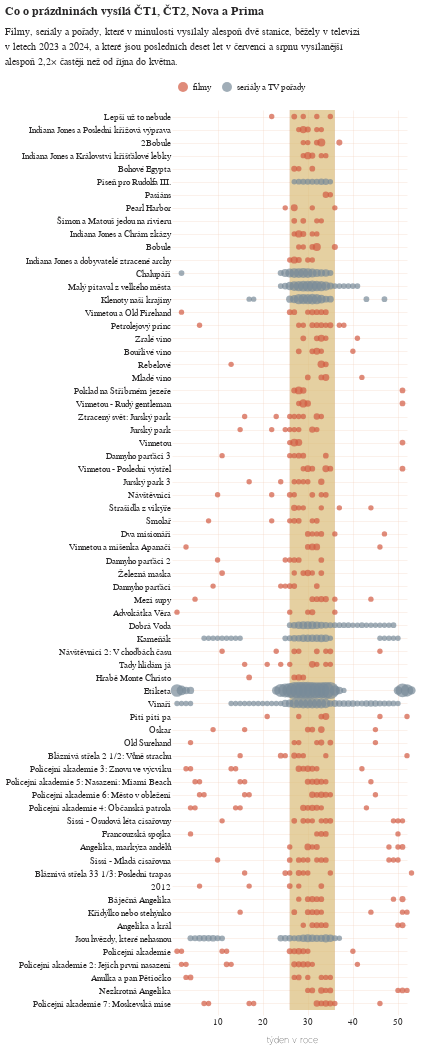

The notebook cell this image was saved under:
### Code cell
obsah = alt.Chart(
    graf,
    title=alt.Title(
        'Co o prázdninách vysílá ČT1, ČT2, Nova a Prima',
        subtitle=[
            'Filmy, seriály a pořady, které v minulosti vysílaly alespoň dvě stanice, běžely v televizi',
            'v letech 2023 a 2024, a které jsou posledních deset let v červenci a srpnu vysílanější ',
            'alespoň 2,2× častěji než od října do května.'
        ]
    )
).mark_circle(
).encode(
    alt.X('tyden:Q', axis=alt.Axis(title="týden v roce", tickColor='#F1D1BB', tickOpacity=0.6, tickWidth = 0.5), scale=alt.Scale(
        domainMin = 1,
        domainMax = 52,
        padding=0,        # Remove extra padding
        nice=False        # Prevent extending to "nice" numbers
    )),
    alt.Y('nazev:N', sort=razeni, axis=alt.Axis(title=None, tickColor='#F1D1BB', tickOpacity=0.6, tickWidth = 0.5)),
    alt.Size('len:Q', scale=alt.Scale(range=[25,300]), legend=None),
    alt.Color('kategorie:N', scale=alt.Scale(range=['#D15A41','#788A98']), legend=alt.Legend(title=None, orient="top", direction="horizontal"))
)

finale = alt.layer(terminy, obsah).configure_view(
    stroke='transparent'
).configure_axis(grid=True, gridOpacity=0.6, gridWidth = 0.5, gridColor='#F1D1BB').properties(
    width=230,
    height=900
)

finale

### Figure 1 — Vega-Lite specification as saved in the notebook (floating-point values rounded to 4 significant figures; data arrays with more than 128 entries replaced by an {"elided": "..."} marker saying what was removed)
{"config": {"title": {"font": "Noticia Text", "fontSize": 11.5, "anchor": "start", "lineHeight": 19, "fontWeight": "bolder", "subtitleFont": "Noticia Text", "subtitleFontSize": 10, "subtitleLineHeight": 15, "subtitlePadding": 10, "dy": -10, "color": "#292829", "subtitleColor": "#292829"}, "axis": {"labelFont": "Asap", "titleFont": "Asap", "fontWeight": "lighter", "titleFontWeight": "lighter", "labelFontSize": 9, "titleFontSize": 9, "labelPadding": 2, "titlePadding": 9, "domainOpacity": 0, "tickColor": "#DCDDD6", "labelColor": "#292829", "grid": true, "gridColor": "#F1D1BB", "gridOpacity": 0.6, "gridWidth": 0.5}, "legend": {"labelFont": "Asap", "labelFontWeight": "normal", "titleFont": "Asap", "titleFontWeight": "normal", "labelFontSize": 9, "titleFontSize": 9, "labelColor": "#292829"}, "view": {"stroke": "transparent"}}, "layer": [{"data": {"name": "data-4fa88a80039a273dff3e29a1cdbde213"}, "mark": {"type": "rect", "color": "#D5B574", "opacity": 0.1}, "encoding": {"x": {"field": "zacatek", "type": "quantitative"}, "x2": {"field": "konec"}}}, {"data": {"name": "data-313e1b7873bcf28ed3385c4191e26f23"}, "mark": {"type": "circle"}, "encoding": {"color": {"field": "kategorie", "legend": {"direction": "horizontal", "orient": "top", "title": null}, "scale": {"range": ["#D15A41", "#788A98"]}, "type": "nominal"}, "size": {"field": "len", "legend": null, "scale": {"range": [25, 300]}, "type": "quantitative"}, "x": {"axis": {"tickColor": "#F1D1BB", "tickOpacity": 0.6, "tickWidth": 0.5, "title": "týden v roce"}, "field": "tyden", "scale": {"domainMax": 52, "domainMin": 1, "nice": false, "padding": 0}, "type": "quantitative"}, "y": {"axis": {"tickColor": "#F1D1BB", "tickOpacity": 0.6, "tickWidth": 0.5, "title": null}, "field": "nazev", "sort": ["Lepší už to nebude", "Indiana Jones a Poslední křížová výprava", "2Bobule", "Indiana Jones a Království křišťálové lebky", "Bohové Egypta", "Píseň pro Rudolfa III.", "Pasiáns", "Pearl Harbor", "Šimon a Matouš jedou na rivieru", "Indiana Jones a Chrám zkázy", "Bobule", "Indiana Jones a dobyvatelé ztracené archy", "Chalupáři", "Malý pitaval z velkého města", "Klenoty naší krajiny", "Vinnetou a Old Firehand", "Petrolejový princ", "Zralé víno", "Bouřlivé víno", "Rebelové", "Mladé víno", "Poklad na Stříbrném jezeře", "Vinnetou - Rudý gentleman", "Ztracený svět: Jurský park", "Jurský park", "Vinnetou", "Dannyho parťáci 3", "Vinnetou - Poslední výstřel", "Jurský park 3", "Návštěvníci", "Strašidla z vikýře", "Smolař", "Dva misionáři", "Vinnetou a míšenka Apanači", "Dannyho parťáci 2", "Železná maska", "Dannyho parťáci", "Mezi supy", "Advokátka Věra", "Dobrá Voda", "Kameňák", "Návštěvníci 2: V chodbách času", "Tady hlídám já", "Hrabě Monte Christo", "Etiketa", "Vinaři", "Piti piti pa", "Oskar", "Old Surehand", "Bláznivá střela 2 1/2: Vůně strachu", "Policejní akademie 3: Znovu ve výcviku", "Policejní akademie 5: Nasazení: Miami Beach", "Policejní akademie 6: Město v obležení", "Policejní akademie 4: Občanská patrola", "Sissi - Osudová léta císařovny", "Francouzská spojka", "Angelika, markýza andělů", "Sissi - Mladá císařovna", "Bláznivá střela 33 1/3: Poslední trapas", "2012", "Báječná Angelika", "Křidýlko nebo stehýnko", "Angelika a král", "Jsou hvězdy, které nehasnou", "Policejní akademie", "Policejní akademie 2: Jejich první nasazení", "Anulka a pan Pětiočko", "Nezkrotná Angelika", "Policejní akademie 7: Moskevská mise"], "type": "nominal"}}, "title": {"text": "Co o prázdninách vysílá ČT1, ČT2, Nova a Prima", "subtitle": ["Filmy, seriály a pořady, které v minulosti vysílaly alespoň dvě stanice, běžely v televizi", "v letech 2023 a 2024, a které jsou posledních deset let v červenci a srpnu vysílanější ", "alespoň 2,2× častěji než od října do května."]}}], "height": 900, "width": 230, "$schema": "https://vega.github.io/schema/vega-lite/v5.8.0.json", "datasets": {"data-4fa88a80039a273dff3e29a1cdbde213": [{"tyden": 26, "prazdniny": 0.5556, "zacatek": 26, "konec": 36}, {"tyden": 27, "prazdniny": 1.0, "zacatek": 26, "konec": 36}, {"tyden": 28, "prazdniny": 1.0, "zacatek": 26, "konec": 36}, {"tyden": 29, "prazdniny": 1.0, "zacatek": 26, "konec": 36}, {"tyden": 30, "prazdniny": 1.0, "zacatek": 26, "konec": 36}, {"tyden": 31, "prazdniny": 1.0, "zacatek": 26, "konec": 36}, {"tyden": 32, "prazdniny": 1.0, "zacatek": 26, "konec": 36}, {"tyden": 33, "prazdniny": 1.0, "zacatek": 26, "konec": 36}, {"tyden": 34, "prazdniny": 1.0, "zacatek": 26, "konec": 36}, {"tyden": 35, "prazdniny": 1.0, "zacatek": 26, "konec": 36}, {"tyden": 36, "prazdniny": 0.1667, "zacatek": 26, "konec": 36}], "data-313e1b7873bcf28ed3385c4191e26f23": {"elided": "585 records"}}}
